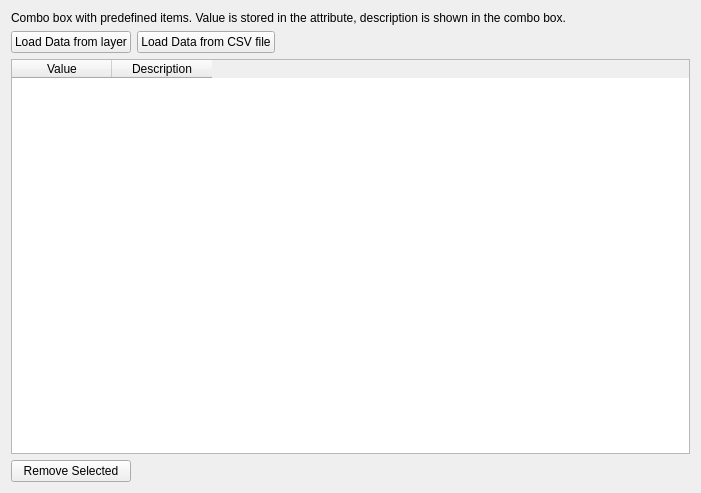
<?xml version="1.0" encoding="UTF-8"?>
<ui version="4.0">
 <class>QgsValueMapWidget</class>
 <widget class="QWidget" name="QgsValueMapWidget">
  <property name="geometry">
   <rect>
    <x>0</x>
    <y>0</y>
    <width>701</width>
    <height>493</height>
   </rect>
  </property>
  <property name="windowTitle">
   <string>Form</string>
  </property>
  <layout class="QGridLayout" name="gridLayout">
   <item row="0" column="0" colspan="3">
    <widget class="QLabel" name="valueMapLabel">
     <property name="text">
      <string>Combo box with predefined items. Value is stored in the attribute, description is shown in the combo box.</string>
     </property>
     <property name="wordWrap">
      <bool>true</bool>
     </property>
    </widget>
   </item>
   <item row="1" column="0">
    <widget class="QPushButton" name="loadFromLayerButton">
     <property name="text">
      <string>Load Data from layer</string>
     </property>
    </widget>
   </item>
   <item row="1" column="1">
    <widget class="QPushButton" name="loadFromCSVButton">
     <property name="text">
      <string>Load Data from CSV file</string>
     </property>
    </widget>
   </item>
   <item row="1" column="2">
    <spacer name="horizontalSpacer">
     <property name="orientation">
      <enum>Qt::Horizontal</enum>
     </property>
     <property name="sizeHint" stdset="0">
      <size>
       <width>339</width>
       <height>20</height>
      </size>
     </property>
    </spacer>
   </item>
   <item row="2" column="0" colspan="3">
    <widget class="QTableWidget" name="tableWidget">
     <column>
      <property name="text">
       <string>Value</string>
      </property>
     </column>
     <column>
      <property name="text">
       <string>Description</string>
      </property>
     </column>
    </widget>
   </item>
   <item row="3" column="0">
    <widget class="QPushButton" name="removeSelectedButton">
     <property name="text">
      <string>Remove Selected</string>
     </property>
    </widget>
   </item>
   <item row="3" column="1" colspan="2">
    <spacer name="horizontalSpacer_2">
     <property name="orientation">
      <enum>Qt::Horizontal</enum>
     </property>
     <property name="sizeHint" stdset="0">
      <size>
       <width>518</width>
       <height>20</height>
      </size>
     </property>
    </spacer>
   </item>
  </layout>
 </widget>
 <resources/>
 <connections/>
</ui>
